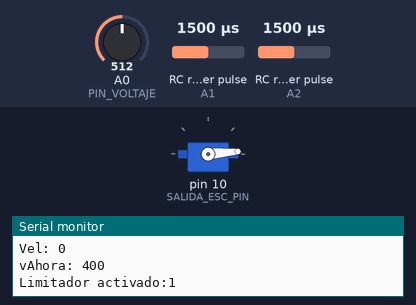
Simulated run of this sketch. Board: Arduino Uno, built with avr-gcc and run on an emulated ATmega328P. On the bench: servo, the last lines printed to the serial monitor. Wiring (inferred from the names in the program): 2 × RC receiver channel: data A1 / data A2. The test bench sets the inputs (shaded band); at power-on: RC receiver pulse (sensors on A1, A2) 1500 µs, A0 (PIN_VOLTAJE) = 512.

Above: at 1.29 s.
1.3 s: RC receiver pulse (sensor on A1) set to 1750 µs
At 1.73 s:
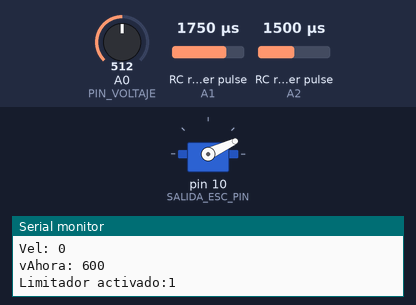
4.3 s: RC receiver pulse (sensor on A1) set to 1980 µs
At 5.5 s:
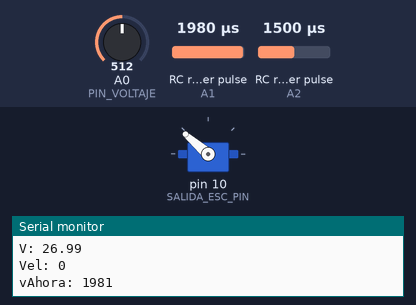
7.3 s: A0 (PIN_VOLTAJE) set to 241
8.8 s: A0 (PIN_VOLTAJE) set to 218
At 9.65 s:
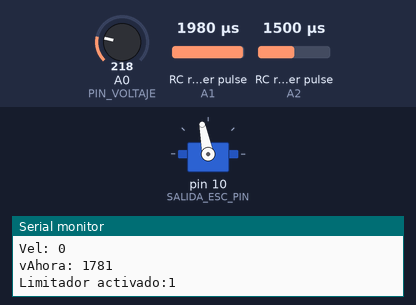
At 10.09 s:
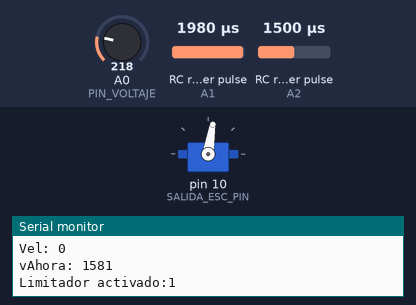
11.8 s: RC receiver pulse (sensor on A1) set to 1020 µs
14.8 s: RC receiver pulse (sensor on A1) set to 1500 µs
Timing chart, 0 to 18.8 s (numbered marks = the images above; inputs shaded):
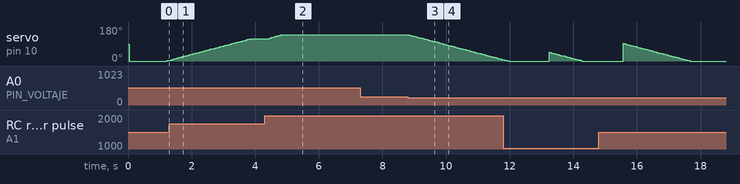

Measured:
- the behaviour switches between 228 and 227 on A0 (PIN_VOLTAJE) (found by bisection; images 2 and 3)
- after the input at 4.3 s, servo on pin 10 (SALIDA_ESC_PIN): rises from 117° to 140° in 0.52 s, then falls to 139° in 0.04 s
- after the input at 8.8 s, servo on pin 10 (SALIDA_ESC_PIN): moves from 139° to 7° over 2.9 s, starting at once
- by itself, servo on pin 10 (SALIDA_ESC_PIN): rises from 5° to 118° in 2.5 s, then falls to 117° in 0.04 s

The sketch:

Arduino_VControl_5.ino
```cpp
// #include <SoftwareSerial.h>
// #include <Arduino.h>
#include <Servo.h>

#define RECEPTOR_CH3_PIN A1 // Canal 3 de velocidad
#define RECEPTOR_CH6_PIN A2 // Canal 6 de Auto/Manual
#define SALIDA_ESC_PIN 10

const unsigned long TIEMPO_PASO_TEST = 1000;

long baud = 9600;

// Voltaje

volatile int test = 0;
float iteracion_paso_test = 0;

Servo ESC;
int vel_real = 0;
int vAhora_real = 0;

float voltage_final = 0;
volatile int velocidad = 0;
int vAhora = 0;
int velmin = 0;
int incremento = 20;
int voltage_max = 12.0;

int iteraciones_escritura = 10;
int escribe = 0;

const int lecturas = 5;   // Total lecturas V
int index = 0;            // El indice de la lectura actual
float readings[lecturas]; // Lecturas de la entrada analogica
float Vtotal = 0.0;       // Total
float Vmedia = 0.0;       // Promedio

unsigned long timeout_pwm_micros = 50000;

volatile unsigned long siguientePaso = 0; // millis en los que tiene que saltar al siguiente paso

void test_funcion();

#define PIN_VOLTAJE A0
double VREF = 1.09; // valor de referencia interno del Atmega 328p, 1.1V teóricos
double R1 = 330000;  // 1M
double R2 = 6800;    // 100K

void setup()
{
  analogReference(INTERNAL);
  Serial.begin(baud);


  pinMode(RECEPTOR_CH3_PIN, INPUT);
  pinMode(RECEPTOR_CH6_PIN, INPUT);

  Serial.print("Voltaje Máximo: ");
  Serial.print(voltajeMaximo());
  Serial.println("V");
  Serial.println("");

  ESC.attach(SALIDA_ESC_PIN); // salida al ESC a D10


}


float voltajeMaximo()
{
  return VREF / (R2 / (R1 + R2));
}

float leerVoltaje()
{
  int valor = analogRead(PIN_VOLTAJE);
  //Serial.println(valor);
  double v = (valor * VREF) / 1024.0;
  return (v / (R2 / (R1 + R2)));
}


bool switchActivado()
{
  unsigned long value1 = pulseIn(RECEPTOR_CH6_PIN, HIGH, timeout_pwm_micros);
  unsigned long value2 = pulseIn(RECEPTOR_CH6_PIN, HIGH, timeout_pwm_micros);
  if ((value1 > 1600) && (value2 > 1600))
  {
    return false;
  }
  return true;
}

void printSerial()
{
  escribe++;
  if (escribe == iteraciones_escritura)
  {
    escribe = 0;

    Serial.print("Limitador activado:");
    Serial.println(switchActivado());
    Serial.print("V: ");
    Serial.println(voltage_final);
    Serial.print("Vel: ");
    Serial.println(velocidad);
    Serial.print("vAhora: ");

    Serial.println(vAhora);
  }
}

void loop()
{
  voltage_final = leerVoltaje();
unsigned long velocidad=pulseIn(RECEPTOR_CH3_PIN,HIGH);
  if (voltage_final < voltage_max && vAhora >= velmin)
  {
    vAhora = vAhora - incremento;
  }
  else if (vAhora < velocidad)
  {
    vAhora = vAhora + incremento;
  }
  else
  {
    vAhora = velocidad;
  }

  if (switchActivado())
  {
    ESC.writeMicroseconds(vAhora);

  }
  else
  {
    ESC.writeMicroseconds(velocidad);
  }

  printSerial();
}
```
